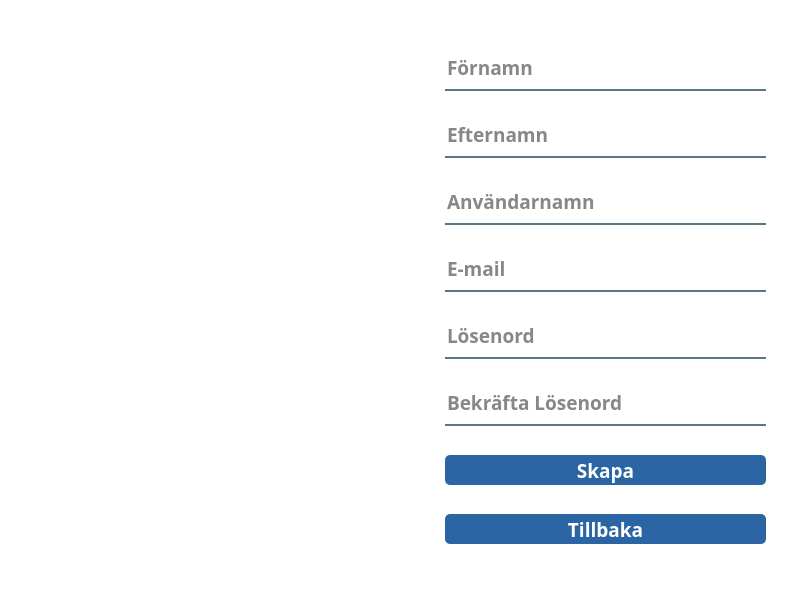
<?xml version="1.0" encoding="UTF-8"?>
<ui version="4.0">
 <class>Form</class>
 <widget class="QWidget" name="Form">
  <property name="geometry">
   <rect>
    <x>0</x>
    <y>0</y>
    <width>800</width>
    <height>600</height>
   </rect>
  </property>
  <property name="windowTitle">
   <string>Form</string>
  </property>
  <property name="styleSheet">
   <string notr="true">background-color: rgb(255, 255, 255);</string>
  </property>
  <widget class="QWidget" name="Create">
   <property name="geometry">
    <rect>
     <x>410</x>
     <y>0</y>
     <width>391</width>
     <height>601</height>
    </rect>
   </property>
   <layout class="QGridLayout" name="gridLayout">
    <property name="leftMargin">
     <number>35</number>
    </property>
    <property name="topMargin">
     <number>30</number>
    </property>
    <property name="rightMargin">
     <number>35</number>
    </property>
    <property name="bottomMargin">
     <number>30</number>
    </property>
    <item row="8" column="0">
     <widget class="QPushButton" name="create">
      <property name="font">
       <font>
        <family>Arial Black</family>
        <pointsize>14</pointsize>
        <bold>true</bold>
       </font>
      </property>
      <property name="styleSheet">
       <string notr="true">background-color: rgb(44, 101, 164);
border-radius: 5px;
color: rgb(255, 255, 255);
height: 30px;</string>
      </property>
      <property name="text">
       <string>Skapa</string>
      </property>
     </widget>
    </item>
    <item row="0" column="0">
     <widget class="QLineEdit" name="first_name">
      <property name="font">
       <font>
        <family>Arial Black</family>
        <pointsize>14</pointsize>
        <bold>true</bold>
       </font>
      </property>
      <property name="styleSheet">
       <string notr="true">background-color:rgba(0, 0, 0, 0);
border:none;
border-bottom:2px solid rgba(46, 82, 101, 200);
color:rgba(0, 0, 0, 240);
padding-bottom:7px;</string>
      </property>
      <property name="text">
       <string/>
      </property>
      <property name="placeholderText">
       <string>Förnamn</string>
      </property>
     </widget>
    </item>
    <item row="2" column="0">
     <widget class="QLineEdit" name="username">
      <property name="font">
       <font>
        <family>Arial Black</family>
        <pointsize>14</pointsize>
        <bold>true</bold>
       </font>
      </property>
      <property name="styleSheet">
       <string notr="true">background-color:rgba(0, 0, 0, 0);
border:none;
border-bottom:2px solid rgba(46, 82, 101, 200);
color:rgba(0, 0, 0, 240);
padding-bottom:7px;</string>
      </property>
      <property name="placeholderText">
       <string>Användarnamn</string>
      </property>
     </widget>
    </item>
    <item row="7" column="0">
     <widget class="QLineEdit" name="confirm_password">
      <property name="font">
       <font>
        <family>Arial Black</family>
        <pointsize>14</pointsize>
        <bold>true</bold>
       </font>
      </property>
      <property name="styleSheet">
       <string notr="true">background-color:rgba(0, 0, 0, 0);
border:none;
border-bottom:2px solid rgba(46, 82, 101, 200);
color:rgba(0, 0, 0, 240);
padding-bottom:7px;</string>
      </property>
      <property name="placeholderText">
       <string>Bekräfta Lösenord</string>
      </property>
     </widget>
    </item>
    <item row="1" column="0">
     <widget class="QLineEdit" name="last_name">
      <property name="font">
       <font>
        <family>Arial Black</family>
        <pointsize>14</pointsize>
        <bold>true</bold>
       </font>
      </property>
      <property name="styleSheet">
       <string notr="true">background-color:rgba(0, 0, 0, 0);
border:none;
border-bottom:2px solid rgba(46, 82, 101, 200);
color:rgba(0, 0, 0, 240);
padding-bottom:7px;</string>
      </property>
      <property name="placeholderText">
       <string>Efternamn</string>
      </property>
     </widget>
    </item>
    <item row="3" column="0">
     <widget class="QLineEdit" name="email">
      <property name="font">
       <font>
        <family>Arial Black</family>
        <pointsize>14</pointsize>
        <bold>true</bold>
       </font>
      </property>
      <property name="styleSheet">
       <string notr="true">background-color:rgba(0, 0, 0, 0);
border:none;
border-bottom:2px solid rgba(46, 82, 101, 200);
color:rgba(0, 0, 0, 240);
padding-bottom:7px;</string>
      </property>
      <property name="placeholderText">
       <string>E-mail</string>
      </property>
     </widget>
    </item>
    <item row="6" column="0">
     <widget class="QLineEdit" name="password_user">
      <property name="font">
       <font>
        <family>Arial Black</family>
        <pointsize>14</pointsize>
        <bold>true</bold>
       </font>
      </property>
      <property name="styleSheet">
       <string notr="true">background-color:rgba(0, 0, 0, 0);
border:none;
border-bottom:2px solid rgba(46, 82, 101, 200);
color:rgba(0, 0, 0, 240);
padding-bottom:7px;</string>
      </property>
      <property name="text">
       <string/>
      </property>
      <property name="placeholderText">
       <string>Lösenord</string>
      </property>
     </widget>
    </item>
    <item row="9" column="0">
     <widget class="QPushButton" name="back">
      <property name="font">
       <font>
        <family>Arial Black</family>
        <pointsize>14</pointsize>
        <bold>true</bold>
       </font>
      </property>
      <property name="styleSheet">
       <string notr="true">background-color: rgb(44, 101, 164);
border-radius: 5px;
color: rgb(255, 255, 255);
height: 30px;</string>
      </property>
      <property name="text">
       <string>Tillbaka</string>
      </property>
     </widget>
    </item>
   </layout>
  </widget>
  <widget class="QLabel" name="logo">
   <property name="geometry">
    <rect>
     <x>10</x>
     <y>70</y>
     <width>400</width>
     <height>420</height>
    </rect>
   </property>
   <property name="text">
    <string/>
   </property>
   <property name="pixmap">
    <pixmap>../../../../../Bilder/Skärmavbild 2024-05-02 kl. 00.15.18.png</pixmap>
   </property>
   <property name="scaledContents">
    <bool>true</bool>
   </property>
  </widget>
 </widget>
 <resources/>
 <connections/>
</ui>
